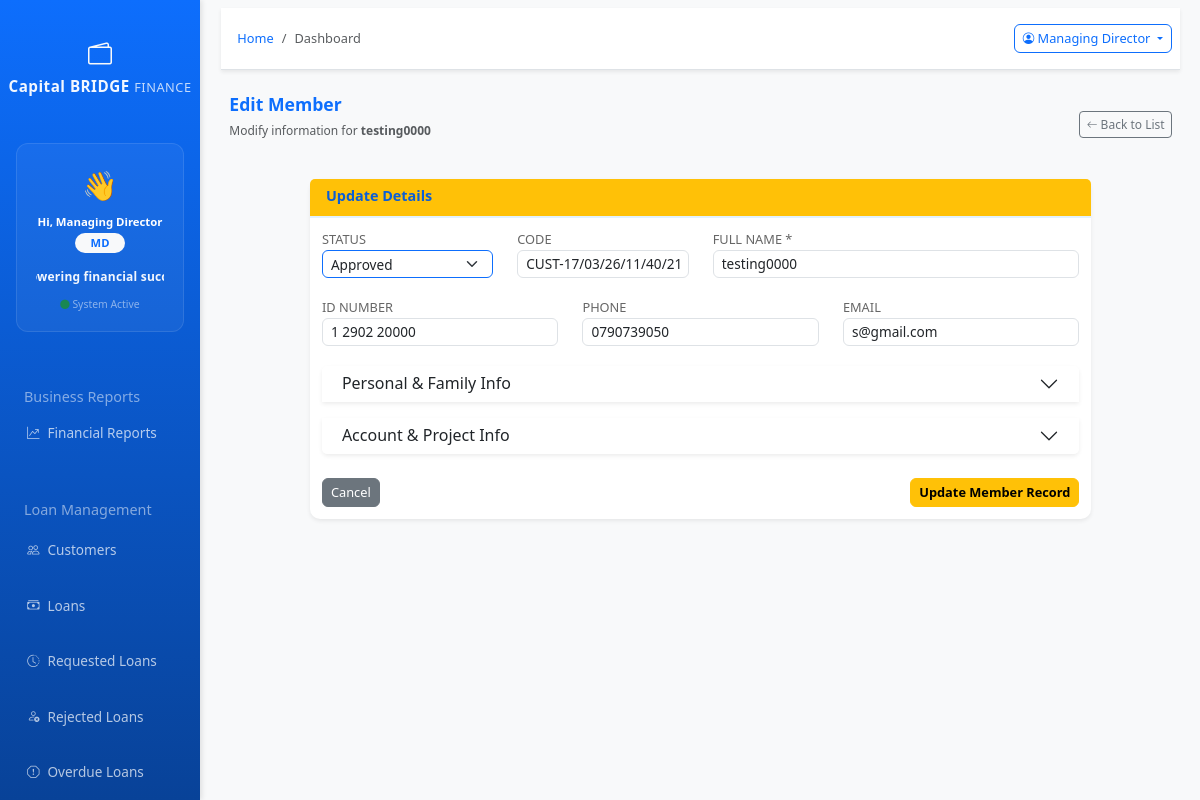
The app's page /app.cbfinance.rw/index.php?page=edit_customer&id=138 (signed in) with its own data.
### tables this page shows
CREATE TABLE `customers` (
  `customer_id` int(11) NOT NULL,
  `customer_code` varchar(50) NOT NULL,
  `customer_name` varchar(255) NOT NULL,
  `birth_place` text,
  `id_number` varchar(50) NOT NULL,
  `account_number` varchar(50) DEFAULT NULL,
  `occupation` varchar(100) DEFAULT NULL,
  `gender` enum('Male','Female','Other') DEFAULT 'Male',
  `date_of_birth` date DEFAULT NULL,
  `phone` varchar(20) NOT NULL,
  `email` varchar(120) DEFAULT NULL,
  `organization` varchar(150) DEFAULT 'Capital Bridge Finance',
  `father_name` varchar(150) DEFAULT NULL,
  `mother_name` varchar(150) DEFAULT NULL,
  `marriage_type` enum('Single','Married','Divorced') DEFAULT 'Single',
  `spouse` varchar(150) DEFAULT NULL,
  `spouse_id` varchar(50) DEFAULT NULL,
  `spouse_occupation` varchar(100) DEFAULT NULL,
  `spouse_phone` varchar(20) DEFAULT NULL,
  `address` text,
  `location` text,
  `project` varchar(150) DEFAULT NULL,
  `project_location` varchar(150) DEFAULT NULL,
  `caution_location` varchar(150) DEFAULT NULL,
  `loan_type` varchar(50) DEFAULT NULL,
  `created_by` varchar(100) DEFAULT 'admin',
  `created_at` datetime DEFAULT CURRENT_TIMESTAMP,
  `updated_at` datetime DEFAULT CURRENT_TIMESTAMP ON UPDATE CURRENT_TIMESTAMP,
  `is_active` tinyint(1) DEFAULT '1',
  `status` varchar(50) DEFAULT 'Approved',
  `doc_id` varchar(255) DEFAULT NULL COMMENT 'National ID Path',
  `doc_contract` varchar(255) DEFAULT NULL COMMENT 'Work Contract Path',
  `doc_statement` varchar(255) DEFAULT NULL COMMENT 'Bank Statement Path',
  `doc_payslip` varchar(255) DEFAULT NULL COMMENT 'Payslip Path',
  `doc_marital` varchar(255) DEFAULT NULL COMMENT 'Marital Status Cert Path',
  `doc_rdb` varchar(255) DEFAULT NULL COMMENT 'RDB Certificate Path',
  `has_guarantor` enum('Yes','No') DEFAULT 'No',
  `guarantor_name` varchar(150) DEFAULT NULL,
  `guarantor_id` varchar(50) DEFAULT NULL,
  `guarantor_phone` varchar(20) DEFAULT NULL,
  `guarantor_occupation` varchar(100) DEFAULT NULL,
  `tin_number` varchar(20) DEFAULT NULL,
  `risk_rating` varchar(50) DEFAULT NULL,
  `current_balance` decimal(15,2) DEFAULT '0.00',
  `total_loans` decimal(15,2) DEFAULT '0.00',
  `total_paid` decimal(15,2) DEFAULT '0.00',
  `rejection_reason` text,
  `correction_fields` text,
  `admin_note` text,
  `client_resubmitted` tinyint(1) DEFAULT '0',
  `resubmitted_fields` text,
  `total_disbursed` decimal(15,2) NOT NULL DEFAULT '0.00',
  `total_outstanding` decimal(15,2) NOT NULL DEFAULT '0.00',
  `last_loan_date` date DEFAULT NULL,
  `record_date` datetime NOT NULL DEFAULT CURRENT_TIMESTAMP
);

### app.cbfinance.rw/modules/edit_customer.php (the view, shortened to what this page needs)
<?php
$conn = getConnection();
$form_data = [];
$customer_id = isset($_GET['id']) ? intval($_GET['id']) : 0;
$sql = "SELECT * FROM customers WHERE customer_id = ?";
$stmt = $conn->prepare($sql);
if ($stmt) {
    $stmt->bind_param("i", $customer_id);
    $stmt->execute();
    $result = $stmt->get_result();
    $customer = $result->fetch_assoc();
    $form_data = [
        'customer_code' => $customer['customer_code'],
        'customer_name' => $customer['customer_name'],
        'birth_place' => $customer['birth_place'] ?? '',
        'id_number' => $customer['id_number'],
        'account_number' => $customer['account_number'] ?? '',
        'occupation' => $customer['occupation'] ?? '',
        'gender' => $customer['gender'],
        'date_of_birth' => $customer['date_of_birth'],
        'phone' => $customer['phone'],
        'father_name' => $customer['father_name'] ?? '',
        'mother_name' => $customer['mother_name'] ?? '',
        'spouse' => $customer['spouse'] ?? '',
        'spouse_occupation' => $customer['spouse_occupation'] ?? '',
        'spouse_phone' => $customer['spouse_phone'] ?? '',
        'marriage_type' => $customer['marriage_type'] ?? 'Single',
        'address' => $customer['address'],
        'location' => $customer['location'] ?? '',
        'project' => $customer['project'] ?? '',
        'project_location' => $customer['project_location'] ?? '',
        'caution_location' => $customer['caution_location'] ?? '',
        'email' => $customer['email'] ?? '',
        'organization' => $customer['organization'] ?? 'Capital Bridge Finance',
        'status' => $customer['status'] ?? ($customer['is_active'] ? 'Approved' : 'Pending')
    ];
}
?>
<div class="row mb-4">
    <div class="col-12">
        <div class="d-flex justify-content-between align-items-center">
            <div>
                <h2 class="h4 fw-bold text-primary">Edit Member</h2>
                <p class="text-muted">Modify information for <strong><?php echo htmlspecialchars($form_data['customer_name']); ?></strong></p>
            </div>
            <a href="?page=customers" class="btn btn-outline-secondary btn-sm">
                <i class="bi bi-arrow-left"></i> Back to List
            </a>
        </div>
    </div>
</div>
<div class="row">
    <div class="col-lg-10 mx-auto">
        <div class="card shadow-sm border-0">
            <div class="card-header bg-warning py-2">
                <h6 class="mb-0 fw-bold">Update Details</h6>
            </div>
            <div class="card-body">
                <form method="POST">
                    <div class="row">
                        <div class="col-md-3 mb-3">
                            <label class="form-label">Status</label>
                            <select class="form-select border-primary" name="status">
                                <option value="Approved" <?php echo $form_data['status'] == 'Approved' ? 'selected' : ''; ?>>Approved</option>
                            </select>
                        </div>
                        <div class="col-md-3 mb-3">
                            <label class="form-label">Code</label>
                            <input type="text" class="form-control" name="customer_code" value="<?php echo htmlspecialchars($form_data['customer_code']); ?>">
                        </div>
                        <div class="col-md-6 mb-3">
                            <label class="form-label">Full Name *</label>
                            <input type="text" class="form-control" name="customer_name" required value="<?php echo htmlspecialchars($form_data['customer_name']); ?>">
                        </div>
                    </div>
                    <div class="row">
                        <div class="col-md-4 mb-3"><label class="form-label">ID Number</label><input type="text" class="form-control" name="id_number" value="<?php echo htmlspecialchars($form_data['id_number']); ?>"></div>
                        <div class="col-md-4 mb-3"><label class="form-label">Phone</label><input type="text" class="form-control" name="phone" value="<?php echo htmlspecialchars($form_data['phone']); ?>"></div>
                        <div class="col-md-4 mb-3"><label class="form-label">Email</label><input type="email" class="form-control" name="email" value="<?php echo htmlspecialchars($form_data['email']); ?>"></div>
                    </div>
                    <div class="accordion mb-4" id="detailsAccordion">
                        <div class="accordion-item border-0 shadow-sm mb-3">
                            <h2 class="accordion-header">
                                <button class="accordion-button collapsed py-2" type="button" data-bs-toggle="collapse" data-bs-target="#collapsePersonal">
                                    Personal & Family Info
                                </button>
                            </h2>
                        </div>
                        <div class="accordion-item border-0 shadow-sm">
                            <h2 class="accordion-header">
                                <button class="accordion-button collapsed py-2" type="button" data-bs-toggle="collapse" data-bs-target="#collapseAccount">
                                    Account & Project Info
                                </button>
                            </h2>
                        </div>
                    </div>
                    <div class="d-flex justify-content-between">
                        <a href="?page=customers" class="btn btn-secondary">Cancel</a>
                        <button type="submit" name="update_customer" class="btn btn-warning fw-bold">Update Member Record</button>
                    </div>
                </form>
            </div>
        </div>
    </div>
</div>

### app.cbfinance.rw/assets/css/style.css (style rules this page uses)
:root { --primary-blue: #0d6efd; --light-blue: #e3f2fd; --dark-blue: #0b5ed7; --white: #ffffff; --light-gray: #f8f9fa; --gray: #6c757d; --dark-gray: #343a40; }
body { background-color: #f8f9fa; font-family: 'Segoe UI', Tahoma, Geneva, Verdana, sans-serif; }
.card { border: none; border-radius: 10px; box-shadow: 0 4px 6px rgba(0, 0, 0, 0.05); transition: transform 0.3s, box-shadow 0.3s; }
.card-header { background-color: var(--white); border-bottom: 2px solid var(--light-blue); font-weight: 600; color: var(--dark-blue); }

### app.cbfinance.rw/index.php (style rules this page uses)
body { font-size: 12px !important; overflow-x: hidden; }
.card { margin-bottom: 0.5rem !important; }
.card-header { padding: 0.5rem 1rem !important; }
.card-body { padding: 0.75rem !important; }
.card-title, .card-header h5, .card-header h6 { font-size: 0.9rem !important; margin-bottom: 0.25rem !important; }
.form-control, .form-select { font-size: 0.85rem !important; padding: 0.25rem 0.5rem !important; height: calc(1.5em + 0.5rem) !important; }
.btn { font-size: 0.8rem !important; padding: 0.25rem 0.5rem !important; }
.btn-sm { font-size: 0.75rem !important; padding: 0.2rem 0.4rem !important; }
h2, .h2 { font-size: 1.3rem !important; }
h4, .h4 { font-size: 1.1rem !important; }
h6, .h6 { font-size: 0.9rem !important; }
.mb-3 { margin-bottom: 0.75rem !important; }
.mb-4 { margin-bottom: 1rem !important; }
.py-2 { padding-top: 0.5rem !important; padding-bottom: 0.5rem !important; }
.text-muted { font-size: 0.75rem !important; }
h1, h2, h3, h4, h5, h6 { line-height: 1.2 !important; }
p, .form-label, .small { line-height: 1.3 !important; }
.bi { font-size: 0.9em !important; }
.form-label { font-size: 0.8rem !important; margin-bottom: 0.1rem !important; }
.row { margin-bottom: 0.25rem !important; }

### app.cbfinance.rw/modules/edit_customer.php (style rules this page uses)
body { font-size: 13px !important; }
.form-label { font-weight: 500; font-size: 11px; text-transform: uppercase; color: #666; margin-bottom: 2px; }

### records on screen
customers: customer_name "testing0000", status "Approved", customer_code "CUST-17/03/26/11/40/21", id_number "1 2902 20000", phone "0790739050", email "s@gmail.com"

### other values on screen
$_SESSION['user_name'] "Managing Director"
$user_role "MD"
$page_title "Dashboard"
